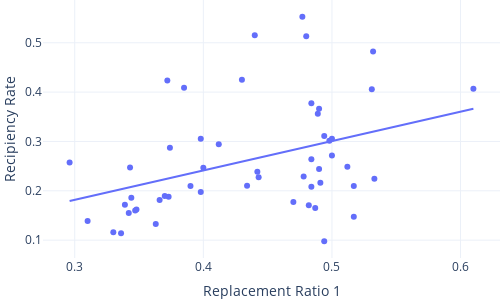

Notebook code for this chart:
### Code cell
fig = px.scatter(data_frame = rec_repl,
                 x = 'Replacement Ratio 1',
                 y = 'Recipiency Rate',
                 width = 500,
                 height = 300,
                 hover_data = ['State'],
                 trendline='ols')

fig.update_layout(margin={"r":0,"t":0,"l":0,"b":0})
fig.show()

### Figure 1 — Plotly figure (JSON) as saved in the notebook; plotly's stock layout.template omitted (floating-point values rounded to 4 significant figures)
{"data": [{"customdata": [["AK"], ["AL"], ["AR"], ["AZ"], ["CA"], ["CO"], ["CT"], ["DC"], ["DE"], ["FL"], ["GA"], ["HI"], ["IA"], ["ID"], ["IL"], ["IN"], ["KS"], ["KY"], ["LA"], ["MA"], ["MD"], ["ME"], ["MI"], ["MN"], ["MO"], ["MS"], ["MT"], ["NC"], ["ND"], ["NE"], ["NH"], ["NJ"], ["NM"], ["NV"], ["NY"], ["OH"], ["OK"], ["OR"], ["PA"], ["PR"], ["RI"], ["SC"], ["SD"], ["TN"], ["TX"], ["UT"], ["VA"], ["VT"], ["WA"], ["WI"], ["WV"], ["WY"]], "hovertemplate": "Replacement Ratio 1=%{x}<br>Recipiency Rate=%{y}<br>State=%{customdata[0]}<extra></extra>", "legendgroup": "", "marker": {"color": "#636efa", "symbol": "circle"}, "mode": "markers", "name": "", "orientation": "v", "showlegend": false, "type": "scatter", "x": [0.296, 0.348, 0.39, 0.366, 0.372, 0.5, 0.43, 0.343, 0.443, 0.33, 0.37, 0.61, 0.533, 0.484, 0.398, 0.398, 0.517, 0.494, 0.347, 0.48, 0.412, 0.498, 0.4, 0.477, 0.344, 0.339, 0.489, 0.336, 0.5, 0.47, 0.342, 0.532, 0.484, 0.512, 0.385, 0.434, 0.487, 0.484, 0.49, 0.478, 0.44, 0.373, 0.482, 0.31, 0.491, 0.49, 0.363, 0.531, 0.494, 0.374, 0.442, 0.517], "xaxis": "x", "y": [0.2575, 0.1621, 0.2096, 0.1812, 0.4236, 0.2716, 0.4251, 0.2474, 0.2277, 0.1161, 0.1894, 0.4069, 0.2244, 0.208, 0.3056, 0.1977, 0.1475, 0.09758, 0.1601, 0.513, 0.2944, 0.3013, 0.2465, 0.5529, 0.1857, 0.1719, 0.3564, 0.1137, 0.3054, 0.1774, 0.155, 0.4821, 0.2638, 0.2485, 0.4087, 0.21, 0.1652, 0.3772, 0.3662, 0.2291, 0.5153, 0.1879, 0.1706, 0.139, 0.2163, 0.2443, 0.1326, 0.4058, 0.3112, 0.2873, 0.2386, 0.2098], "yaxis": "y"}, {"hovertemplate": "<b>OLS trendline</b><br>Recipiency Rate = 0.594603 * Replacement Ratio 1 + 0.00336341<br>R<sup>2</sup>=0.147730<br><br>Replacement Ratio 1=%{x}<br>Recipiency Rate=%{y} <b>(trend)</b><extra></extra>", "legendgroup": "", "marker": {"color": "#636efa", "symbol": "circle"}, "mode": "lines", "name": "", "showlegend": false, "type": "scatter", "x": [0.296, 0.31, 0.33, 0.336, 0.339, 0.342, 0.343, 0.344, 0.347, 0.348, 0.363, 0.366, 0.37, 0.372, 0.373, 0.374, 0.385, 0.39, 0.398, 0.398, 0.4, 0.412, 0.43, 0.434, 0.44, 0.442, 0.443, 0.47, 0.477, 0.478, 0.48, 0.482, 0.484, 0.484, 0.484, 0.487, 0.489, 0.49, 0.49, 0.491, 0.494, 0.494, 0.498, 0.5, 0.5, 0.512, 0.517, 0.517, 0.531, 0.532, 0.533, 0.61], "xaxis": "x", "y": [0.1794, 0.1877, 0.1996, 0.2032, 0.2049, 0.2067, 0.2073, 0.2079, 0.2097, 0.2103, 0.2192, 0.221, 0.2234, 0.2246, 0.2252, 0.2257, 0.2323, 0.2353, 0.24, 0.24, 0.2412, 0.2483, 0.259, 0.2614, 0.265, 0.2662, 0.2668, 0.2828, 0.287, 0.2876, 0.2888, 0.29, 0.2912, 0.2912, 0.2912, 0.2929, 0.2941, 0.2947, 0.2947, 0.2953, 0.2971, 0.2971, 0.2995, 0.3007, 0.3007, 0.3078, 0.3108, 0.3108, 0.3191, 0.3197, 0.3203, 0.3661], "yaxis": "y"}], "layout": {"height": 300, "legend": {"tracegroupgap": 0}, "margin": {"b": 0, "l": 0, "r": 0, "t": 0}, "width": 500, "xaxis": {"anchor": "y", "autorange": true, "domain": [0, 1], "range": [0.2753, 0.6307], "title": {"text": "Replacement Ratio 1"}, "type": "linear"}, "yaxis": {"anchor": "x", "autorange": true, "domain": [0, 1], "range": [0.06387, 0.5866], "title": {"text": "Recipiency Rate"}, "type": "linear"}}}
